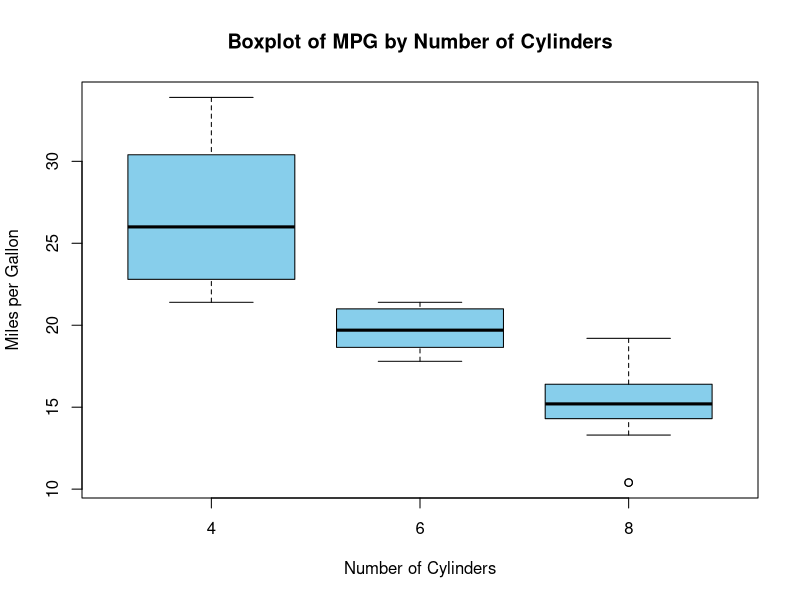

The R source for this figure:
data("mtcars")

boxplot(mpg ~ cyl, data = mtcars,
        xlab = "Number of Cylinders", ylab = "Miles per Gallon",
        main = "Boxplot of MPG by Number of Cylinders",
        col = "skyblue", border = "black")
